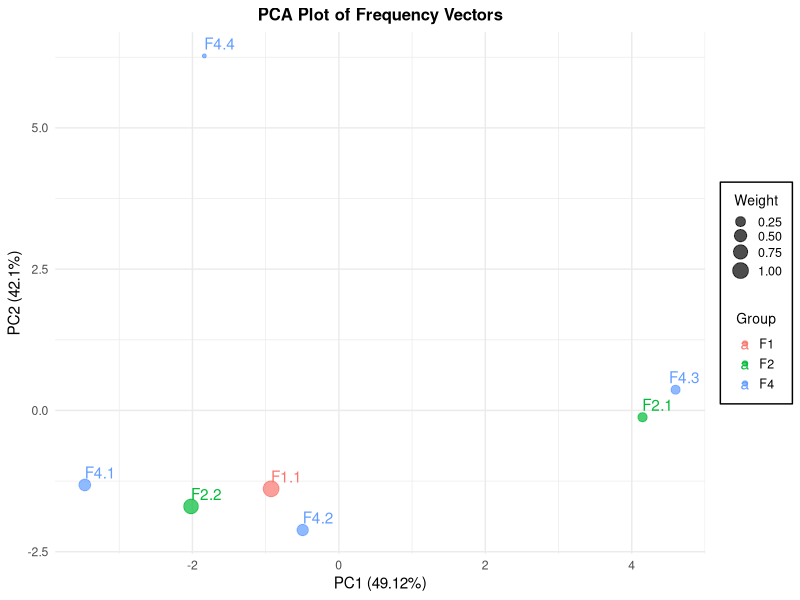

The R script that drew this image:

# Input the data
F1_1 <- c(0.0964, 0.0631, 0.0318, 0.0594, 0.0161, 0.0365, 0.0695, 0.0690, 0.0247, 0.0412, 0.1003, 0.0524, 0.0193, 0.0343, 0.0480, 0.0797, 0.0467, 0.0121, 0.0253, 0.0741)

F10_1 <- c(0.0951815,0.0898734,0.0400739,0.0566552,0.0258627,0.0411491,0.036316,0.0295645,0.0290678,0.0244669,0.103115,0.0879412,0.0510774,0.00973801,0.00399189,0.106363,0.094909,0.00392678,0.00909412,0.0616326)
F10_2 <- c(0.0791651,0.0633787,0.0307722,0.0000875455,0.0249962,0.0248807,0.0281768,0.0856778,0.0346434,0.0447194,0.156142,0.00275651,0.0653901,0.0871013,0.0752194,0.0587292,0.014828,0.0225379,0.0364103,0.0643878)
F10_3 <- c(0.159865,0.0947391,0.0507743,0.0344274,0.0000920482,0.0141003,0.0567542,0.0809695,0.0293498,0.0195388,0.100466,0.0527175,0.00881687,0.0000920482,0.0564458,0.098429,0.0371892,0.0212744,0.0162594,0.0676994)
F10_4 <- c(0.122953,0.0696851,0.00342007,0.0580904,0.0449335,0.0220916,0.0288058,0.0568581,0.0566351,0.0221778,0.0608678,0.0501054,0.00571208,0.0674747,0.0113555,0.14012,0.0391373,0.00707712,0.0639785,0.0685206)
F10_5 <- c(0.0691583,0.021993,0.0269766,0.0127757,0.0509711,0.00632125,0.00521974,0.0145802,0.00394856,0.167407,0.246906,0.000308235,0.0250452,0.0419772,0.0104131,0.00718915,0.0290562,0.0115716,0.021482,0.2267)
F10_6 <- c(0.131608,0.0996116,0.0161474,0.0455742,0.0064738,0.0880735,0.0813327,0.0648054,0.0188262,0.0296626,0.130996,0.0737761,0.0119013,0.0405873,0.000091681,0.0771084,0.0158113,0.000091681,0.000091681,0.0674293)
F10_7 <- c(0.0378795,0.0678643,0.0435899,0.112753,0.000130103,0.0217906,0.0843666,0.12107,0.00807882,0.0607061,0.0224495,0.067956,0.0199518,0.0218261,0.061458,0.0841364,0.0134502,0.00794212,0.0469138,0.0956877)
F10_8 <- c(0.0899257,0.0361378,0.0107289,0.0990157,0.00101999,0.0404787,0.135411,0.0476142,0.0109771,0.0290578,0.0611128,0.0409312,0.0168603,0.0224945,0.0770708,0.0587654,0.0982625,0.0155625,0.05368,0.0548929)
F10_9 <- c(0.147919,0.045668,0.0354327,0.0892718,0.00187309,0.0421802,0.140897,0.0473804,0.021272,0.016008,0.027086,0.0873209,0.0126555,0.0515414,0.0703138,0.0492243,0.0320147,0.0228702,0.0000802069,0.0589904)
F10_10 <- c(0.0342052,0.0404088,0.0418635,0.044969,0.0243696,0.0529587,0.069029,0.129522,0.0261134,0.0232404,0.100453,0.0458736,0.0000813327,0.0000813327,0.105747,0.102512,0.0647891,0.0218914,0.0120732,0.0598184)

C10_1 <- c(0.4082573125, 0.0081783015, 0.0096285438, 0.0069870889, 0.0349388179, 0.0075279735, 0.0097846653, 0.1221613215, 0.0039151830, 0.0125784287, 0.0158338663, 0.0059670150, 0.0081313216, 0.0061604332, 0.0394155867, 0.1682450664, 0.0658132542, 0.0018751587, 0.0041579747, 0.0604426865)
C10_2 <- c(0.1027763487, 0.0418664491, 0.0213272051, 0.0155943616, 0.0149663448, 0.0440685478, 0.0419667447, 0.0138805792, 0.0158864807, 0.1066076641, 0.1131944125, 0.0436343681, 0.0437800327, 0.0180729309, 0.0223250701, 0.0529608087, 0.1081741005, 0.0045147205, 0.0137373857, 0.1606654446)
C10_3 <- c(0.0351766018, 0.0019678632, 0.0016591476, 0.0006768741, 0.0078706538, 0.0016559557, 0.0019686768, 0.0022420602, 0.0012878339, 0.3515819591, 0.1278183107, 0.0018856550, 0.0242631753, 0.0126221329, 0.0029771559, 0.0049998099, 0.0255378034, 0.0011907778, 0.0037539283, 0.3888636245)
C10_4 <- c(0.0408513927, 0.0269887074, 0.2185648186, 0.2333814790, 0.0037602852, 0.0380451418, 0.0901238869, 0.1158332065, 0.0373197176, 0.0025523644, 0.0052164616, 0.0485017266, 0.0022571778, 0.0025108218, 0.0108333610, 0.0804527209, 0.0302879995, 0.0010815260, 0.0069890931, 0.0044481118)
C10_5 <- c(0.0185492661, 0.0062362395, 0.0024895723, 0.0009775062, 0.0070416514, 0.0083539447, 0.0024891617, 0.0028952913, 0.0040103982, 0.1632422345, 0.4443079409, 0.0043570878, 0.1202815687, 0.0733329781, 0.0048827648, 0.0051642443, 0.0131806647, 0.0068759784, 0.0144734420, 0.0968580644)
C10_6 <- c(0.1106750119, 0.0352190043, 0.0405186210, 0.1636437899, 0.0014834855, 0.0877962201, 0.2638456592, 0.0325228293, 0.0163803600, 0.0068334902, 0.0140679579, 0.0677158208, 0.0048988133, 0.0023256777, 0.0298982139, 0.0562887953, 0.0426922497, 0.0010338979, 0.0040522304, 0.0181078719)
C10_7 <- c(0.0522657662, 0.0668294648, 0.0714836849, 0.0297745257, 0.0143324928, 0.0736540298, 0.0388386669, 0.0228101108, 0.1551638111, 0.0187406149, 0.0653779932, 0.0439469345, 0.0207189121, 0.0624033021, 0.0145475497, 0.0549017631, 0.0370140058, 0.0193756900, 0.1110694548, 0.0267512268)
C10_8 <- c(0.0116587342, 0.0050990142, 0.0064011054, 0.0021742457, 0.0105340743, 0.0040203734, 0.0024251112, 0.0034709143, 0.0366787049, 0.0187185330, 0.0676489746, 0.0026694717, 0.0143534813, 0.3650985596, 0.0031159927, 0.0094848536, 0.0073713920, 0.0509564551, 0.3574858593, 0.0206341497)
C10_9 <- c(0.0627195947, 0.2038782162, 0.0428629162, 0.0236193294, 0.0052662886, 0.1098111767, 0.0686284994, 0.0256174957, 0.0332612124, 0.0128968249, 0.0305627740, 0.2270839355, 0.0124036991, 0.0039181841, 0.0140440613, 0.0483152469, 0.0463378087, 0.0025143473, 0.0065521118, 0.0197062770)
C10_10 <- c(0.1145518598, 0.0324008908, 0.0750614981, 0.0416192189, 0.0098549497, 0.0339624663, 0.0364907910, 0.0503817581, 0.0165233329, 0.0092949460, 0.0139153707, 0.0423026886, 0.0082240805, 0.0046605982, 0.0379221548, 0.2610647896, 0.1845829279, 0.0017548981, 0.0058538316, 0.0195769483)

Dayhoff <- c(0.08712691, 0.04090396, 0.04043196, 0.04687195, 0.03347397, 0.03825496, 0.04952995, 0.08861191, 0.03361897, 0.03688596, 0.08535691, 0.08048092, 0.01475299, 0.03977196, 0.05067995, 0.06957693, 0.05854194, 0.01049399, 0.02991597, 0.06471794)
LG <- c(0.07906592, 0.05594094, 0.04197696, 0.05305195, 0.01293699, 0.04076696, 0.07158593, 0.05733694, 0.02235498, 0.06215694, 0.0990809, 0.06459994, 0.02295098, 0.04230196, 0.04403996, 0.06119694, 0.05328695, 0.01206599, 0.03415497, 0.06914693)
JTT <- c(0.07674792, 0.05169095, 0.04264496, 0.05154395, 0.01980298, 0.04075196, 0.06182994, 0.07315193, 0.02294398, 0.05376095, 0.09190391, 0.05867594, 0.02382598, 0.04012596, 0.05090095, 0.06876493, 0.05856494, 0.01426099, 0.03210197, 0.06600493)
WAG <- c(0.08662791, 0.043972, 0.0390894, 0.05704511, 0.0193078, 0.0367281, 0.05805891, 0.08325181, 0.0244313, 0.048466, 0.08620901, 0.06202861, 0.0195027, 0.0384319, 0.0457631, 0.06951791, 0.06101271, 0.0143859, 0.0352742, 0.07089561)
VT <- c(0.0770764620135024, 0.0500819370772208, 0.0462377395993731, 0.0537929860758246, 0.0144533387583345, 0.0408923608974345, 0.0633579339160905, 0.0655672355884439, 0.0218802687005936, 0.0591969699027449, 0.0976461276528445, 0.0592079410822730, 0.0220695876653368, 0.0413508521834260, 0.0476871596856874, 0.0707295165111524, 0.0567759161524817, 0.0127019797647213, 0.0323746050281867, 0.0669190817443274)
Blosum62 <- c(0.074, 0.052, 0.045, 0.054, 0.025, 0.034, 0.054, 0.074, 0.026, 0.068, 0.099, 0.058, 0.025, 0.047, 0.039, 0.057, 0.051, 0.013, 0.032, 0.073)
PMB <- c(0.07559244, 0.05379462, 0.03769623, 0.04469553, 0.02849715, 0.03389661, 0.05349465, 0.0779922, 0.029997, 0.05989401, 0.09579042, 0.0519948, 0.02189781, 0.0449955, 0.0419958, 0.06819318, 0.05639436, 0.01569843, 0.0359964, 0.07149285)
Q_plant <- c(0.074923000, 0.050500000, 0.038734000, 0.053195000, 0.011300000, 0.037499000, 0.068513000, 0.059627000, 0.021204000, 0.058991000, 0.102504000, 0.067306000, 0.022371000, 0.043798000, 0.037039000, 0.084451000, 0.047850000, 0.012322000, 0.030777000, 0.077097000)
mtREV <- c(0.072, 0.019, 0.039, 0.019, 0.006, 0.025, 0.024, 0.056, 0.028, 0.088, 0.169, 0.023, 0.054, 0.061, 0.054, 0.072, 0.086, 0.029, 0.033, 0.043)
mtMet <- c(0.043793213137964, 0.012957803887341, 0.057001317100395, 0.016899005069702, 0.011330503399151, 0.018018105405432, 0.022538506761552, 0.047050114115034, 0.017183705155112, 0.089779426933828, 0.155226046567814, 0.039913511974054, 0.067444320233296, 0.088448026534408, 0.037528211258463, 0.093752228125668, 0.063579019073706, 0.022671306801392, 0.041568212470464, 0.053317415995225)
mtVer <- c(0.070820264589868, 0.014049892975054, 0.045209877395061, 0.014793692603154, 0.006814196592902, 0.026340886829557, 0.021495189252405, 0.044239977880011, 0.024230987884506, 0.090735054632473, 0.172309913845043, 0.027381186309407, 0.056193971903014, 0.049775775112112, 0.054386272806864, 0.074421862789069, 0.108809945595027, 0.025652687173656, 0.026484686757657, 0.045853677073162)
mtInv <- c(0.031742312696925, 0.010900704360282, 0.061579224631690, 0.016149206459683, 0.013570105428042, 0.014644105857642, 0.022311208924484, 0.047847519139008, 0.011641804656722, 0.094322337728935, 0.149407059762824, 0.044438717775487, 0.077262530905012, 0.102287040914816, 0.026290210516084, 0.105939042375617, 0.042869117147647, 0.020701008280403, 0.046556718622687, 0.059540023816010)
mtMAM <- c(0.0692, 0.0184, 0.0400, 0.0186, 0.0065, 0.0238, 0.0236, 0.0557, 0.0277, 0.0905, 0.1675, 0.0221, 0.0561, 0.0611, 0.0536, 0.0725, 0.0870, 0.0293, 0.0340, 0.0428)
mtART <- c(0.054116, 0.018227, 0.039903, 0.020160, 0.009709, 0.018781, 0.024289, 0.068183, 0.024518, 0.092638, 0.148658, 0.021718, 0.061453, 0.088668, 0.041826, 0.091030, 0.049194, 0.029786, 0.039443, 0.057700)
mtZOA <- c(0.06887993, 0.02103698, 0.03038997, 0.02069598, 0.00996599, 0.01862298, 0.02498898, 0.07196793, 0.02681397, 0.08507191, 0.15671684, 0.01927598, 0.05065195, 0.08171192, 0.04480296, 0.08053492, 0.05638594, 0.02799797, 0.03740396, 0.06608293)
rtREV <- c(0.0646, 0.0453, 0.0376, 0.0422, 0.0114, 0.0606, 0.0607, 0.0639, 0.0273, 0.0679, 0.1018, 0.0751, 0.0150, 0.0287, 0.0681, 0.0488, 0.0622, 0.0251, 0.0318, 0.0619)
cpREV <- c(0.0755, 0.0621, 0.0410, 0.0371, 0.0091, 0.0382, 0.0495, 0.0838, 0.0246, 0.0806, 0.1011, 0.0504, 0.0220, 0.0506, 0.0431, 0.0622, 0.0543, 0.0181, 0.0307, 0.0660)
HIVb <- c(0.060490222, 0.066039665, 0.044127815, 0.042109048, 0.020075899, 0.053606488, 0.071567447, 0.072308239, 0.022293943, 0.069730629, 0.098851122, 0.056968211, 0.019768318, 0.028809447, 0.046025282, 0.050604330, 0.053636813, 0.033011601, 0.028350243, 0.061625237)
HIVw <- c(0.0377494, 0.0573210, 0.0891129, 0.0342034, 0.0240105, 0.0437824, 0.0618606, 0.0838496, 0.0156076, 0.0983641, 0.0577867, 0.0641682, 0.0158419, 0.0422741, 0.0458601, 0.0550846, 0.0813774, 0.0195970, 0.0205847, 0.0515638)
FLU <- c(0.04707195, 0.05090995, 0.07421393, 0.04785995, 0.02502197, 0.03330397, 0.05458695, 0.07637292, 0.01996398, 0.06713393, 0.07149793, 0.05678494, 0.01815098, 0.03049597, 0.05065595, 0.08840891, 0.07433893, 0.01852398, 0.03147397, 0.06322894)

F2_1 <- c(0.0736301,0.0420659,0.0116857,0.00577884,0.0344768,0.0165771,0.0115874,0.0101828,0.0224098,0.125036,0.239506,0.00575243,0.0349387,0.0624289,0.0108474,0.0138127,0.0350863,0.0156735,0.0288336,0.19969)
F2_2 <- c(0.104035,0.0677371,0.0351037,0.0696185,0.0133054,0.0403634,0.0816521,0.0844854,0.0249323,0.0224157,0.066655,0.0620534,0.016237,0.0280571,0.0570639,0.0945127,0.049348,0.0118271,0.0245534,0.0460435)

F4_1 <- c(0.0920548,0.0553379,0.0318206,0.102457,0.00424498,0.0474943,0.119906,0.0734557,0.0188388,0.0201987,0.0561906,0.0754587,0.011812,0.0151568,0.0827026,0.0771459,0.0530929,0.00922952,0.011699,0.0417034)
F4_2 <- c(0.120477,0.0954101,0.0311517,0.0273694,0.0231719,0.0354826,0.040009,0.0944352,0.0354261,0.0220833,0.0866637,0.0494555,0.0241434,0.0485782,0.0272253,0.111013,0.0411052,0.0092355,0.031916,0.0456485)
F4_3 <- c(0.0646654,0.0218516,0.0176792,0.00771314,0.0325835,0.00968293,0.00998289,0.00825001,0.0119701,0.144137,0.235644,0.00401432,0.0299925,0.0462406,0.0127392,0.0107412,0.0323113,0.0295715,0.0429975,0.227232)
F4_4 <- c(1.75769e-05,0.147647,0.129944,0.01579,1.75769e-05,0.0316547,0.0698645,1.75769e-05,1.75769e-05,0.0914882,0.0368789,0.00748561,0.175769,1.75769e-05,0.065751,0.0360197,0.00290522,0.175769,1.75769e-05,0.0129274)

F8_1 <- c(0.0409033,0.0741969,0.0434624,0.101881,0.000138938,0.022723,0.0946703,0.130574,0.0198531,0.0447982,0.0211775,0.0765398,0.0102916,0.0292618,0.0553716,0.0936222,0.0203023,0.0121394,0.00590734,0.102186)
F8_2 <- c(0.122502,0.0864211,0.0131459,0.0296206,0.0420945,0.0236167,0.0318566,0.0716423,0.0518304,0.0200462,0.0745208,0.038587,0.0171778,0.0698471,0.00301989,0.137943,0.0345708,0.00893058,0.0661968,0.0564306)
F8_3 <- c(0.114751,0.0686446,0.0415785,0.0161699,0.00517152,0.0276677,0.0394709,0.0823982,0.0304912,0.0304595,0.0861152,0.0249556,0.0317259,0.0370365,0.138003,0.0916131,0.0297506,0.0266675,0.025516,0.051813)
F8_4 <- c(0.0384331,0.0523653,0.0296283,0.0589677,0.0209695,0.0590616,0.0948627,0.0793419,0.0284203,0.0270875,0.117713,0.0505763,7.85388e-05,0.00119073,0.0758,0.0850565,0.087913,0.0110557,0.0237146,0.0577635)
F8_5 <- c(0.190276,0.0977501,0.0313586,0.0436719,0.00390739,0.0634842,0.0779924,0.0622719,0.02192,0.0270238,0.104425,0.0936782,0.00473012,0.0166865,7.10101e-05,0.0820929,0.0262918,7.10101e-05,7.10101e-05,0.0522263)
F8_6 <- c(0.0848343,0.0622641,0.0329319,0.0860776,0.0186342,0.0407838,0.0452183,0.0599726,0.0250711,0.016412,0.107643,0.0652168,0.0539769,0.043927,0.0287562,0.0927383,0.0785924,0.0124281,6.04519e-05,0.044461)
F8_7 <- c(0.132455,0.0381045,0.0185515,0.106785,0.00130499,0.0387726,0.155934,0.0371834,0.00391036,0.0312659,0.0407655,0.0590639,0.0160001,0.0209356,0.0667009,0.040664,0.0565702,0.0191919,0.0628537,0.0529865)
F8_8 <- c(0.0626289,0.0256797,0.024621,0.00695919,0.0405735,0.00495012,0.00915175,0.0264558,0.00924011,0.153982,0.252472,0.000297637,0.0315357,0.0529799,0.0116112,0.00252614,0.0249839,0.0155478,0.0248986,0.218906)

# Add row names and column names to the matrix
profile_matrix <- rbind(F1_1, F2_1, F2_2
                        ,F4_1, F4_2, F4_3, F4_4
                        #,F8_1, F8_2, F8_3, F8_4, F8_5, F8_6, F8_7, F8_8,
                        #C10_1, C10_2, C10_3, C10_4, C10_5, C10_6, C10_7, C10_8, C10_9, C10_10,
                        #Dayhoff, LG, JTT, WAG, VT, Blosum62, PMB, Q_plant,
                        #mtREV, mtMet, mtVer, mtInv, mtMAM, mtART, mtZOA, rtREV, cpREV, HIVb, HIVw, FLU
                        )
rownames(profile_matrix) <- c("F1.1 (1.0000)", "F2.1 (0.1916)", "F2.2 (0.8084)"
                              ,"F4.1 (0.4291)", "F4.2 (0.3900)", "F4.3 (0.1793)", "F4.4 (0.0015)"
                              #,"F8.1 (0.1227)", "F8.2 (0.1245)", "F8.3 (0.1257)", "F8.4 (0.1255)", "F8.5 (0.1251)", "F8.6 (0.1250)", "F8.7 (0.1265)", "F8.8 (0.1249)",
                              #"F10.1 (0.0999)", "F10.2 (0.0984)", "F10.3 (0.1004)", "F10.4 (0.0990)", "F10.5 (0.0988)", "F10.6 (0.1010)", "F10.7 (0.0992)", "F10.8 (0.1017)", "F10.9 (0.1014)", "F10.10 (0.1001)",
                              #"C10.1 (0.1191)", "C10.2 (0.0874)", "C10.3 (0.1037)", "C10.4 (0.0923)", "C10.5 (0.1070)","C10.6 (0.1330)", "C10.7 (0.0538)", "C10.8 (0.0692)", "C10.9 (0.1320)", "C10.10 (0.1024)",
                              #"Dayhoff (1.0000)", "LG (1.0000)", "JTT (1.0000)", "WAG (1.0000)", "VT (1.0000)", "Blosum62 (1.0000)", "PMB (1.0000)", "Q.plant (1.0000)",
                              #"mtREV (1.0000)", "mtMet (1.0000)", "mtVer (1.0000)", "mtInv (1.0000)", "mtMAM (1.0000)", "mtART (1.0000)", "mtZOA (1.0000)", "rtREV (1.0000)", "cpREV (1.0000)", "HIVb (1.0000)", "HIVw (1.0000)", "FLU (1.0000)"
)

amino_acids <- c("A", "R", "N", "D", "C", "Q", "E", "G", "H", "I", "L", "K", "M", "F", "P", "S", "T", "W", "Y", "V")
colnames(profile_matrix) <- amino_acids

library(ggplot2)
library(ggrepel)

# Extract weights and scale them down to 50%
weights <- as.numeric(sub(".*\\((.*)\\)", "\\1", rownames(profile_matrix)))

# Extract labels, removing the brackets and the weights inside them
labels <- sub(" \\(.*\\)", "", rownames(profile_matrix))

# Create groups
groups <- sub("\\..*", "", labels)
general_indices <- which(labels %in% c("Dayhoff", "LG", "JTT", "WAG", "VT", "Blosum62", "PMB"))
groups[general_indices] <- "general"
mitochondrial_indices <- which(labels %in% c("mtREV", "mtMet", "mtVer", "mtInv", "mtMAM", "mtART", "mtZOA"))
groups[mitochondrial_indices] <- "mitochondrial"
viral_indices <- which(labels %in% c("rtREV", "cpREV", "HIVb", "HIVw", "FLU"))
groups[viral_indices] <- "viral"


# Perform PCA analysis
pca_result <- prcomp(profile_matrix, scale. = TRUE)

# Calculate the percentage of variance explained by each principal component
explained_variance <- pca_result$sdev^2 / sum(pca_result$sdev^2)
percent_variance <- explained_variance * 100

# Prepare the data frame for plotting
pca_data <- data.frame(pca_result$x, Weight = weights, Label = labels, Group = groups)

# Plot the PCA
ggplot(pca_data, aes(x = PC1, y = PC2, label = Label, color = Group)) +
  geom_point(aes(size = Weight), alpha = 0.7) +
  geom_text_repel() +
  scale_size_continuous(range = c(1, 5)) +
  theme_minimal() +
  labs(title = "PCA Plot of Frequency Vectors",
       x = paste0("PC1 (", round(percent_variance[1], 2), "%)"),
       y = paste0("PC2 (", round(percent_variance[2], 2), "%)"),
       size = "Weight",
       color = "Group") +
  theme(
    plot.title = element_text(size = 12, face = "bold", hjust = 0.5),
    legend.title = element_text(size = 10),
    legend.text = element_text(size = 9),
    legend.key.size = unit(0.8, "lines"),
    legend.key.height = unit(0.6, "lines"),
    legend.key.width = unit(0.6, "lines"),
    legend.box.background = element_rect(color = "black", size = 0.5),
    legend.box.margin = margin(2, 2, 2, 2),
    legend.justification = "center",
    legend.box.just = "center",
    legend.title.align = 0.5
  )
